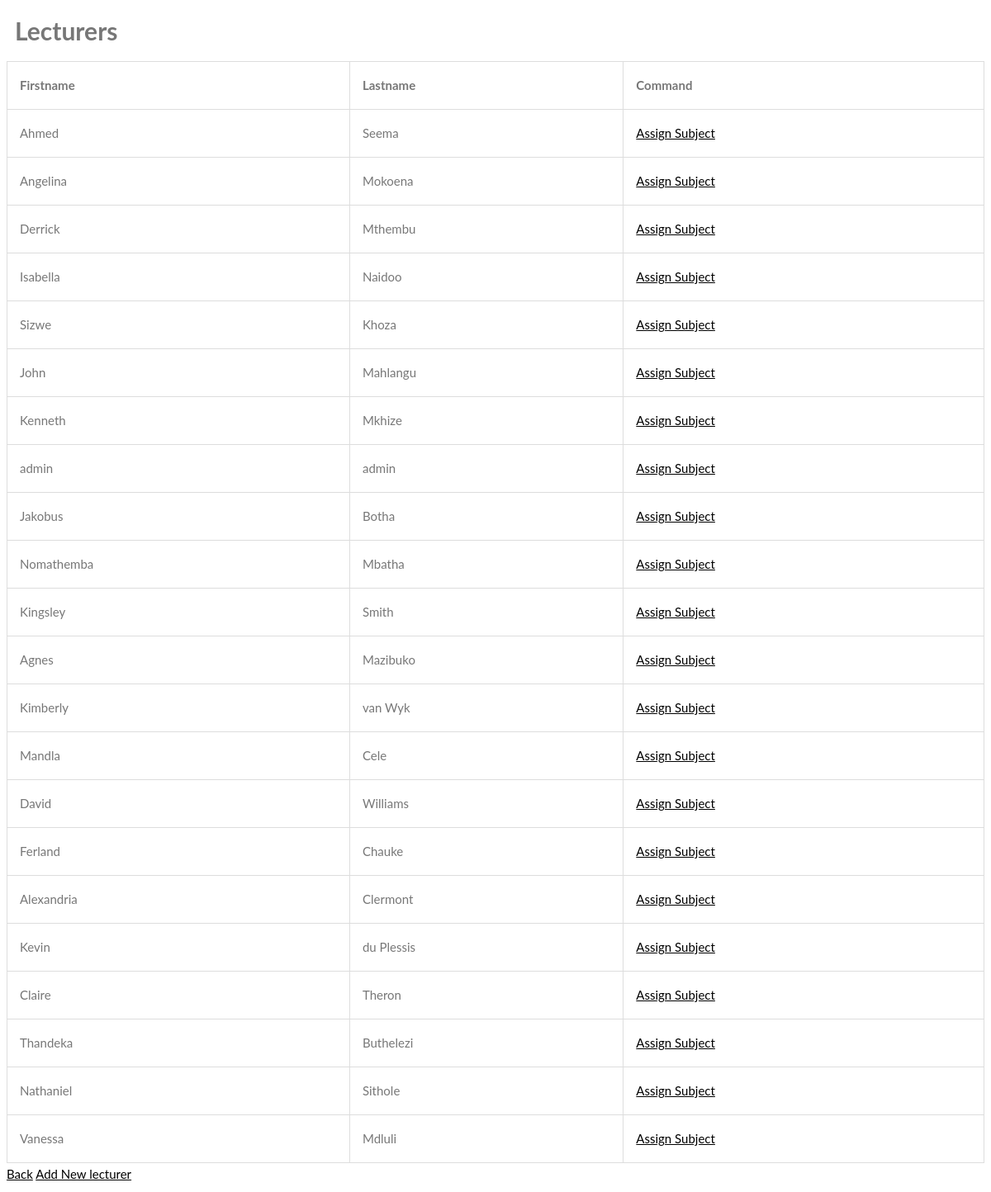
Page /lecturers.php on the committed database.
### tables this page shows
CREATE TABLE `lecturer` (
  `lecturerID` int(10) NOT NULL,
  `lecturerFirstName` varchar(100) NOT NULL,
  `lecturerLastName` varchar(100) NOT NULL,
  `lecturerUsername` varchar(100) NOT NULL,
  `lecturerPassword` varchar(100) NOT NULL
);

### lecturers.php (the view, shortened to what this page needs)
 <!DOCTYPE html>
<html>
<head>
  <link rel="stylesheet" href="css/style.css">
</head>
<body>
 <h1>Lecturers</h1>
 <table>
  <tr>
    <th>Firstname</th>
    <th>Lastname</th>
    <th>Command</th>
  </tr>
  <?php
  require_once "config/connect.php";
  $sql = "SELECT * FROM lecturer";
  if($result = $conn->query($sql)){
	  if($result->num_rows > 0){
		  while($row = $result->fetch_array()){
			 echo "<tr>";
             echo "<td>".$row['lecturerFirstName']."</td>";
             echo "<td>".$row['lecturerLastName']."</td>";
             echo "<td><a href='register_lecturer.php?lecturer_id=".$row['lecturerID']."'>Assign Subject</a></td>";
             echo "</tr>";
		  }
	  }
  }
  ?>
</table>
<a href="dashboard.php">Back</a> <a href="create_account.php">Add New lecturer</a>
</body>
</html>

### css/style.css (style rules this page uses)
body { font: 400 15px/1.8 Lato, sans-serif; position: relative; background-color: white; color: #777; }
table, td, th { border: 1px solid #ddd; text-align: left; }
table { border-collapse: collapse; width: 100%; }
th, td { padding: 15px; }
a { color:black; }
h1 { margin:10px; }

### rows in the picture
lecturer: lecturerFirstName "Ahmed", lecturerLastName "Seema"
lecturer: lecturerFirstName "Angelina", lecturerLastName "Mokoena"
lecturer: lecturerFirstName "Derrick", lecturerLastName "Mthembu"
lecturer: lecturerFirstName "Isabella", lecturerLastName "Naidoo"
lecturer: lecturerFirstName "Sizwe", lecturerLastName "Khoza"
lecturer: lecturerFirstName "John", lecturerLastName "Mahlangu"
lecturer: lecturerFirstName "Kenneth", lecturerLastName "Mkhize"
lecturer: lecturerFirstName "admin", lecturerLastName "admin"
lecturer: lecturerFirstName "Jakobus", lecturerLastName "Botha"
lecturer: lecturerFirstName "Nomathemba", lecturerLastName "Mbatha"
lecturer: lecturerFirstName "Kingsley", lecturerLastName "Smith"
lecturer: lecturerFirstName "Agnes", lecturerLastName "Mazibuko"
lecturer: lecturerFirstName "Kimberly", lecturerLastName "van Wyk"
lecturer: lecturerFirstName "Mandla", lecturerLastName "Cele"
lecturer: lecturerFirstName "David", lecturerLastName "Williams"
lecturer: lecturerFirstName "Ferland", lecturerLastName "Chauke"
lecturer: lecturerFirstName "Alexandria", lecturerLastName "Clermont"
lecturer: lecturerFirstName "Kevin", lecturerLastName "du Plessis"
lecturer: lecturerFirstName "Claire", lecturerLastName "Theron"
lecturer: lecturerFirstName "Thandeka", lecturerLastName "Buthelezi"
lecturer: lecturerFirstName "Nathaniel", lecturerLastName "Sithole"
lecturer: lecturerFirstName "Vanessa", lecturerLastName "Mdluli"
